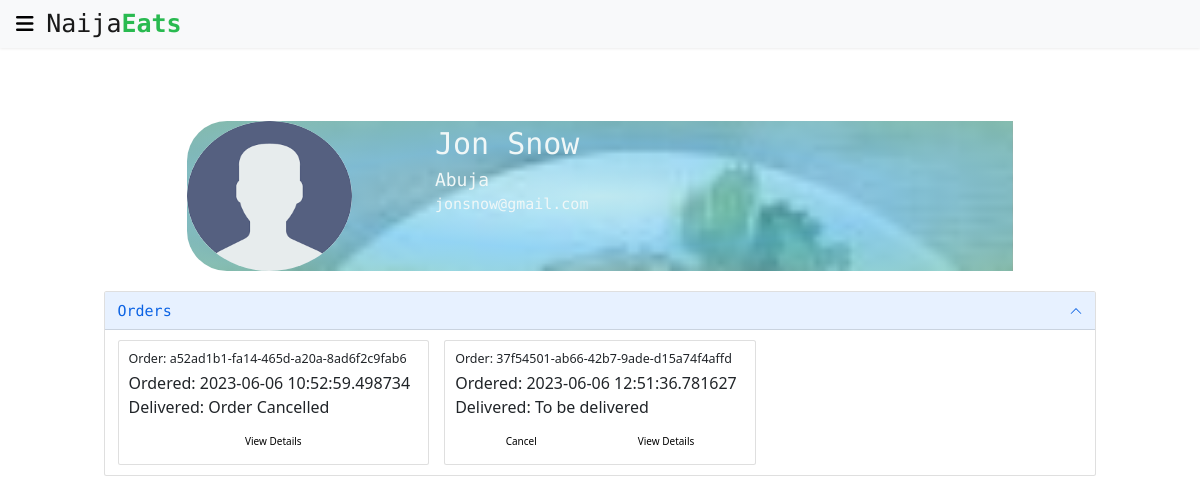
The app's page /profile/08f35844-1096-4335-8379-8561ba7b90d7 (signed in), older data.
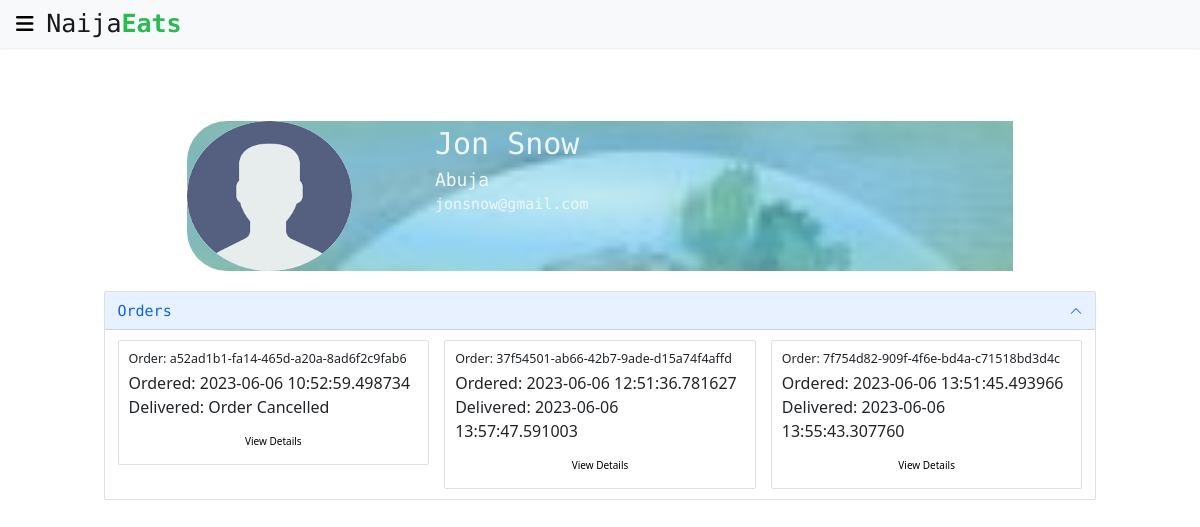
The same page, newer data.
### app/models/user.py (models this page shows, shortened)
class User(UserMixin, db.Model):
    id = db.Column(db.String(50), primary_key=True, default=generate_uuid)
    first_name = db.Column(db.String(70), nullable=True)
    last_name = db.Column(db.String(70), nullable=True)
    org_name = db.Column(db.String(70), nullable=True)
    image_url = db.Column(db.Text, nullable=False,
                          default='../static/images/sample_user.png')
    email = db.Column(db.String(150), nullable=False, unique=True)
    password = db.Column(db.String(100), nullable=False)
    is_business = db.Column(db.Boolean(), nullable=False, default=False)
    address = db.Column(db.Text, default='User Address Supposed To Go Here')
    city_id = db.Column(db.String(50), db.ForeignKey('city.id'),
                        nullable=False)
    menu = db.relationship('MenuItem', backref='restaurant', lazy=True)
    orders = db.relationship('PlacedOrder', backref='buyer', lazy=True)
    reviews = db.relationship('Review', backref='user', lazy=True)

### app/models/city.py (models this page shows, shortened)
class City(db.Model):
    id = db.Column(db.String(50), primary_key=True, default=generate_uuid)
    name = db.Column(db.String(30), nullable=False, unique=True)
    zip_code = db.Column(db.String(20))
    users = db.relationship('User', backref='city', lazy=True)

### app/models/placed_order.py (models this page shows, shortened)
class PlacedOrder(db.Model):
    id = db.Column(db.String(50), primary_key=True, default=generate_uuid)
    quantity = db.Column(db.Integer, nullable=False, default=0)
    order_date = db.Column(db.DateTime, nullable=False, default=datetime.now())
    delivery_date = db.Column(db.DateTime)
    delivery_address = db.Column(db.Text)
    total_price = db.Column(db.Float)
    cancelled = db.Column(db.Boolean, default=False)
    delivered = db.Column(db.Boolean, default=False)
    user_id = db.Column(db.String(50), db.ForeignKey('user.id'),
                        nullable=True)
    reviews = db.relationship('Review', backref='order', lazy=True)
    menu = db.relationship('MenuItem', secondary='order_menuitem',
                           backref='orders')

### app/user/routes.py (the view)
@bp.route("/profile/<user_id>")
@login_required
def profile(user_id):
    user = User.query.get(user_id)
    orders = []
    if user.is_business:
        menu = MenuItem.query.all()
        for menu_item in menu:
            if menu_item.restaurant == user:
                orders.extend(menu_item.orders)
        order_ids = set([order.id for order in orders])
        orders = []
        for order_id in order_ids:
            orders.append(PlacedOrder.query.get(order_id))
    else:
        orders = user.orders
    return render_template('profile.html', user=user, orders=orders)

### app/__init__.py (called while the page is built)
def create_app(config_class=Config):
    app = Flask(__name__)
    app.config.from_object(config_class)
    db.init_app(app=app)
    login_manager = LoginManager()
    login_manager.init_app(app)
    login_manager.login_view = 'user_bp.login'
    from app.main import bp as main_bp
    from app.user import bp as user_bp
    app.register_blueprint(main_bp)
    app.register_blueprint(user_bp)
    @login_manager.user_loader
    def load_user(user_id):
        return User.query.get(user_id)
    @app.route('/test/')
    def test_app():
        return '<h1>It seems the app is working well</h1>'
    return app

### app/templates/profile.html (shortened to what this page needs)
{% extends "base.html" %}
{% block content %}
{% include 'simple_nav.html' %}
<div class="profile-area">
  <div class="profile-header">
    <div class="profile-image">
      <img src="{{ user.image_url }}" alt="Image of a sample user profile">
    </div>
    <div class="profile-details">
      {% if user.is_business %}
      <span id="user_name">{{ user.org_name }}</span>
      {% else %}
      <span id="user_name">{{ user.first_name }} {{ user.last_name }}</span>
      {% endif %}
      <span id="user_city">{{ user.city.name }}</span>
      <span id="user_email">{{ user.email }}</span>
    </div>
  </div>
  <div class="profile-body">
    <div class="accordion" id="accordionExample">
      <div class="accordion-item">
        <h2 class="accordion-header" id="headingOne">
          <button class="accordion-button" type="button" data-bs-toggle="collapse" data-bs-target="#orderPane"
            aria-expanded="true" aria-controls="orderPane">
            <span class="accordion-header">Orders</span>
          </button>
        </h2>
        <div id="orderPane" class="accordion-collapse collapse show" aria-labelledby="headingOne"
          data-bs-parent="#accordionExample">
          <div class="accordion-body">
            {% if orders |length > 0 %}
            <div class="row">
              {% for order in orders %}
              <div class="col-sm-4">
                <div class="card">
                  <div class="card-body">
                    <h5 class="card-title">Order: {{ order.id }}</h5>
                    <p class="card-text">
                      <span>Ordered: {{ order.order_date }}</span><br>
                      <span>Delivered:
                        {% if order.delivered %}
                        {{ order.delivery_date }}
                        {% elif order.cancelled %}
                        Order Cancelled
                        {% else %}
                        To be delivered
                        {% endif %}
                      </span>
                    </p>
                    <div class="order-control">
                      {% if not user.is_business and not (order.delivered or order.cancelled) %}
                      <a href="{{ url_for('main_bp.cancel_order', order_id=order.id )}}" class="btn">Cancel</a>
                      {% endif %}
                      <a href="#" class="btn">View Details</a>
                    </div>
                  </div>
                </div>
              </div>
              {% endfor %}
            </div>
            {% else %}
            <b> Orders Associated With This User Will Appear Here </b>
            {% endif %}
          </div>
        </div>
      </div>
    </div>
  </div>
</div>
{% endblock %}

### app/templates/base.html (shortened to what this page needs)
<!doctype html>
<html lang="en">
<head>
    <link href="https://cdn.jsdelivr.net/npm/bootstrap@5.0.2/dist/css/bootstrap.min.css" rel="stylesheet"
>
    <link rel="stylesheet" href="{{ url_for('static', filename='style/main.css') }}">
    <link rel="stylesheet" href="{{ url_for('static', filename='style/about.css') }}">
    <link rel="stylesheet" href="{{ url_for('static', filename='style/cart.css') }}">
    <link rel="stylesheet" href="{{ url_for('static', filename='style/checkout.css') }}">
    <link rel="stylesheet" href="{{ url_for('static', filename='style/food-carousel.css') }}">
    <link rel="stylesheet" href="{{ url_for('static', filename='style/food-modal.css') }}">
</head>
<body>
    {% block content %}
    {% endblock %}
</body>
</html>

### app/templates/simple_nav.html (shortened to what this page needs)
<nav class="navbar fixed-top navbar-light bg-light shadow-sm">
    <div class="container-fluid">
        <div class="brand">
            <a class="btn" data-bs-toggle="offcanvas" href="#SimpleSideBar" role="button"
                aria-controls="offcanvasExample">
                <i class="fa-solid fa-bars bars"></i>
            </a>
            <a class="navbar-brand brand-name" href="#">Naija<span>Eats</span></a>
        </div>
    </div>
</nav>
<div class="spacer"></div>

### app/static/style/main.css (style rules this page uses)
* { margin: 0; padding: 0; box-sizing: border-box; }
html { font-size: 10px; }
body { position: relative; font-size: 1.6rem; padding: 10px; }
a, a:link, a:visited, a:active { color: black; text-decoration: none; }
.spacer { height: 5.6rem; }
.brand { height: fit-content; }
.brand-name { vertical-align: middle; font-size: 2.5rem; font-weight: 500; font-family: 'Roboto Mono', monospace; }
.brand-name > span { color: #29ba50; font-weight: 700; }
.bars { font-size: 2rem; vertical-align: middle; }
.profile-area { width: 90%; height: fit-content; margin: 5vh auto; padding: 1.5rem; }
.profile-header { width: 80%; margin: 0 auto; background-image: radial-gradient( ellipse, rgba(84, 213, 227, 0.3), rgba(105, 197, 240, 0.7), rgba(115, 199, 185, 0.7) ), url(../images/naijafoods.jpeg); background-repeat: no-repeat; background-size: 100%; background-position: top center; border-top-left-radius: 4rem; border-bottom-left-radius: 4rem; }
.profile-image { display: inline-block; width: 20%; height: fit-content; }
.profile-image img { width: 100%; height: 150px; border-radius: 50%; }
.profile-details { width: 70%; height: 50%; float: right; }
.profile-details span { display: block; font-family: 'Roboto Mono', monospace; font-weight: 500; color: #f0f7f7; }
.profile-details #user_name { font-size: 3rem; }
.profile-details #user_city { font-size: 1.8rem; }
.profile-details #user_email { font-size: 1.5rem; }
.profile-body { padding: 2rem; }
.profile-body .accordion-header { font-family: 'Roboto Mono', monospace; font-size: 1.5rem; font-weight: 500; }
.order-control { display: flex; flex-direction: row; justify-content: space-around; }

Row changes from the older to the newer data that the page shows:
changed PlacedOrder "37f54501-ab66-42b7-9ade-d15a74f4affd": delivery_date (not shown) → "2023-06-06 13:57:47.591003"; no longer shows "To be delivered Cancel"
added PlacedOrder: id "7f754d82-909f-4f6e-bd4a-c71518bd3d4c", order_date "2023-06-06 13:51:45.493966", delivery_date "2023-06-06 13:55:43.307760"
